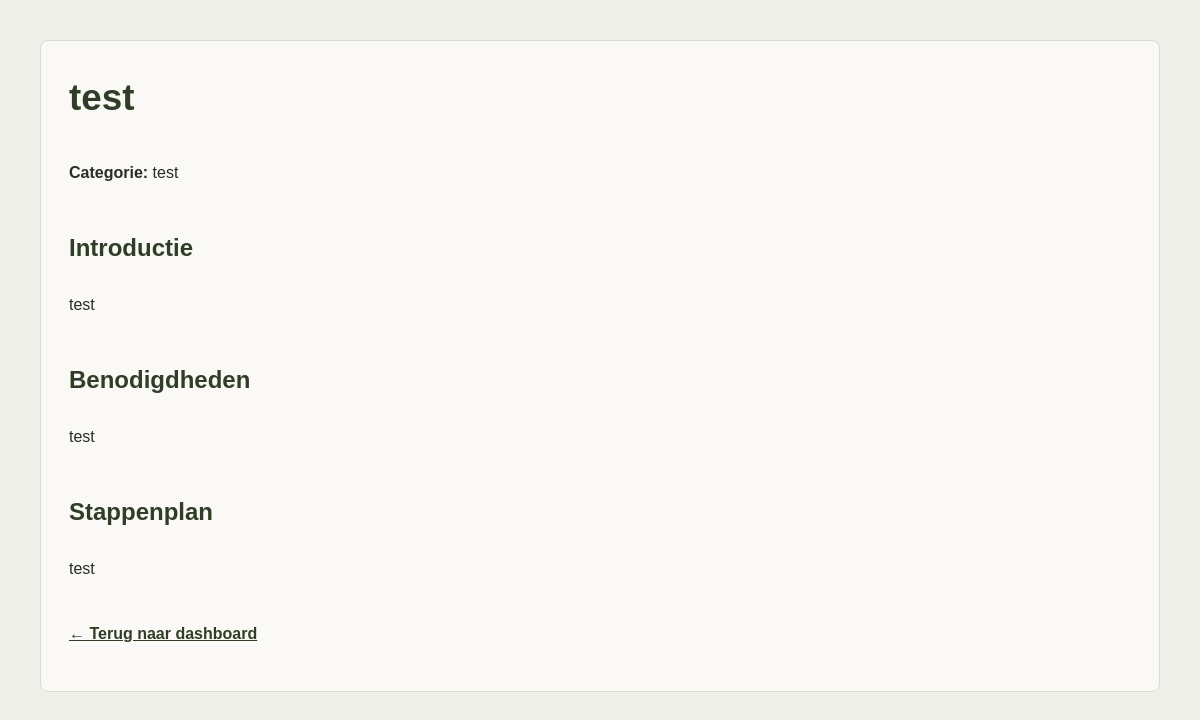
The page /dashboard/Read/index.php?id=19 on the database as committed earlier.
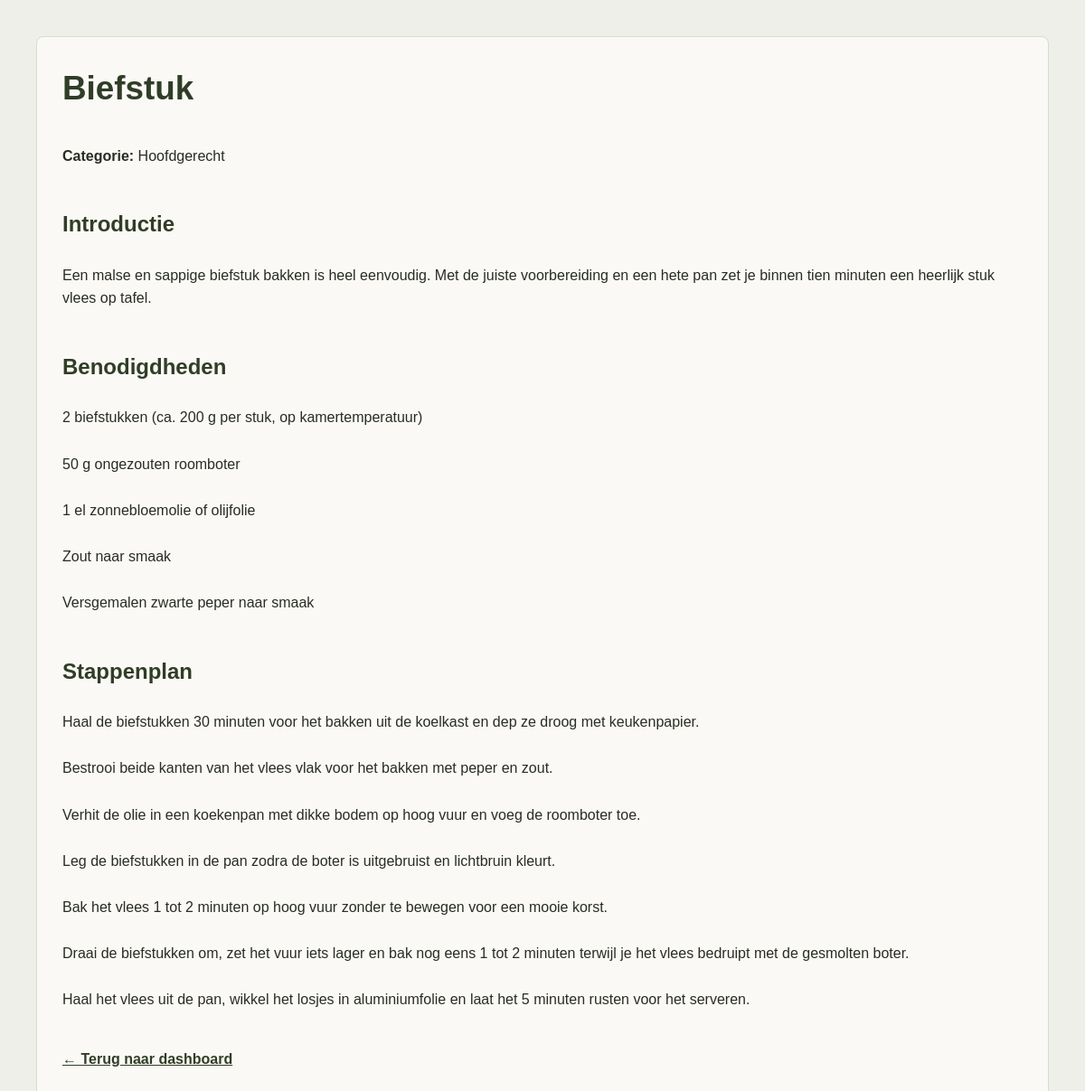
The same page on the database as committed later.
### tables this page shows
CREATE TABLE "CRUD"
(
    ID           integer         not null
        constraint Primary_Key
            primary key autoincrement,
    Name         TEXT            not null,
    Categorie    TEXT            not null,
    Benodigheden TEXT            not null,
    Voorstuk     TEXT            not null,
    StappenPlan  TEXT            not null,
    Image        TEXT default '' not null
);

### dashboard/Read/index.php (the view, shortened to what this page needs)
<?php
require_once __DIR__ . '/../../database.php';
$id = filter_input(INPUT_GET, 'id', FILTER_VALIDATE_INT);
$query = $db->prepare('SELECT * FROM CRUD WHERE ID = :id');
$query->execute(['id' => $id]);
$recipe = $query->fetch();
?>
<!doctype html>
<html lang="nl">
<head><meta charset="UTF-8"><meta name="viewport" content="width=device-width, initial-scale=1.0"><title><?= htmlspecialchars($recipe['Name']) ?></title><link rel="stylesheet" href="../dashboard.css"></head>
<body>
<main class="dashboard-shell"><div class="panel recipe-view">
    <h1><?= htmlspecialchars($recipe['Name']) ?></h1>
    <p><strong>Categorie:</strong> <?= htmlspecialchars($recipe['Categorie']) ?></p>
    <h2>Introductie</h2><p><?= nl2br(htmlspecialchars($recipe['Voorstuk'])) ?></p>
    <h2>Benodigdheden</h2><p><?= nl2br(htmlspecialchars($recipe['Benodigheden'])) ?></p>
    <h2>Stappenplan</h2><p><?= nl2br(htmlspecialchars($recipe['StappenPlan'])) ?></p>
    <p><a href="../index.php">← Terug naar dashboard</a></p>
</div></main>
</body>
</html>

Rows that differ between the two databases and show on the page:
changed crud: Name "test" → "Biefstuk"; Categorie "test" → "Hoofdgerecht"; Voorstuk "test" → "Een malse en sappige biefstuk bakken is heel eenvoudig. Met de juiste voorbereiding en een hete pan zet je binnen tien minuten een heerlijk stuk vlees op tafel."; Benodigheden "test" → "2 biefstukken (ca. 200 g per stuk, op kamertemperatuur) 50 g ongezouten roomboter 1 el zonnebloemolie of olijfolie Zout naar smaak Versgemalen zwarte peper naar smaak"; StappenPlan "test" → "Haal de biefstukken 30 minuten voor het bakken uit de koelkast en dep ze droog met keukenpapier. Bestrooi beide kanten van het vlees vlak voor het bakken met peper en zout. Verhit de olie in een koekenpan met dikke bodem op hoog vuur en voeg de roomboter toe. Leg de biefstukken in de pan zodra de boter is uitgebruist en lichtbruin kleurt. Bak het vlees 1 tot 2 minuten op hoog vuur zonder te bewegen voor een mooie korst. Draai de biefstukken om, zet het vuur iets lager en bak nog eens 1 tot 2 minuten terwijl je het vlees bedruipt met de gesmolten boter. Haal het vlees uit de pan, wikkel het losjes in aluminiumfolie en laat het 5 minuten rusten voor het serveren."
